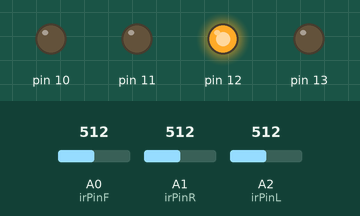
The sketch below on a simulated Arduino Uno, built with avr-gcc and run on an emulated ATmega328P. Parts: output pins drawn as LEDs (lit = HIGH). Inputs (shaded band) come from the test bench; at power-on: A0 (irPinF) = 512, A2 (irPinL) = 512, A1 (irPinR) = 512.

Above: at 1.2 s.
1.3 s: A0 (irPinF) set to 442
3.2 s: A0 (irPinF) set to 415
6.2 s: A2 (irPinL) set to 902
At 7.3 s:
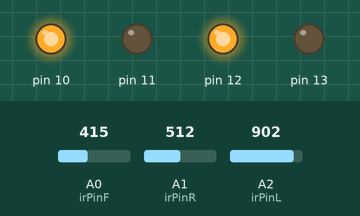
7.7 s: A2 (irPinL) set to 931
At 8.2 s:
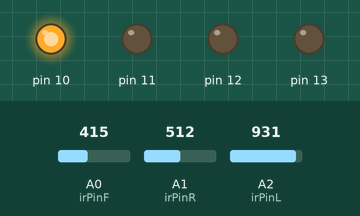
9.2 s: A2 (irPinL) set to 900
At 10.4 s:
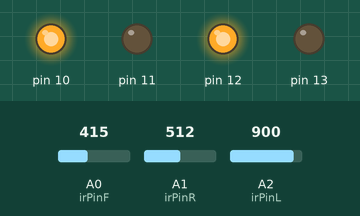
10.7 s: A2 (irPinL) set to 1023
At 11.7 s:
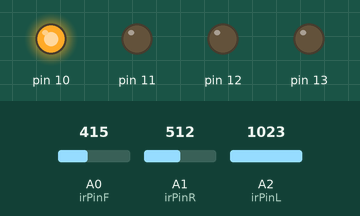
Timing chart, 0 to 13.2 s (numbered marks = the images above; inputs shaded):
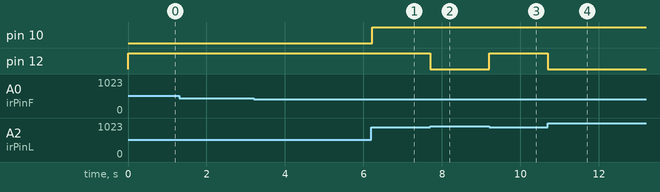

The sketch:

mazesolver.ino
```cpp
#define fthold 12
#define rthold 20
#define lthold 20
const int t = 1050;
int tfr = 2750;
int timefr;
int tibef = 440;
int tlaf = 1150;
bool found = false;
int nf = 0;
int nlr = 0;
int dir[100];
int i = 1;
int j = 0;
const int irPinF = A0; // IR distance sensor pin for front
const int irPinR = A1; // IR distance sensor pin for right
const int irPinL = A2; // IR distance sensor pin for left

// Function to measure distance using IR distance sensor
float measureDistance(int irPin) {
  int sensorValue = analogRead(irPin);

  // Convert analog reading to distance using sensor-specific formula
  float distance = convertToDistance(sensorValue);

  return distance;
}

// Function to convert analog reading to distance based on sensor characteristics
float convertToDistance(int sensorValue) {
  // Sensor calibration values
  const float voltsPerUnit = 5.0 / 1024;  // Convert analog reading to voltage
  const float sensorVoltage = sensorValue * voltsPerUnit;

  // Sensor-specific formula for distance calculation
  // This formula is an example, adjust it based on your sensor's characteristics
  float distance = 27.86 * pow(sensorVoltage, -1.15);

  return distance;
}

// Moves the robot in the forward direction
void goFront() {
  // Moves forward adjusting its path
  float idist1 = measureDistance(irPinL);
  float lconst = idist1;

  while (idist1 <= 5) {
    // Should turn a little to its right
    digitalWrite(10, HIGH);
    digitalWrite(11, LOW);
    digitalWrite(12, LOW);
    digitalWrite(13, LOW);
    delay(t / 65);

    idist1 = measureDistance(irPinL);

    if (abs(lconst - idist1) >= 0.8 || (idist1 >= 13.6)) {
      break;
    }
  }

  float rdist1 = measureDistance(irPinR);
  float rconst = rdist1;

  while (rdist1 <= 5.4) {
    // Should turn a little to its left
    digitalWrite(10, LOW);
    digitalWrite(11, LOW);
    digitalWrite(12, HIGH);
    digitalWrite(13, LOW);

    delay(t / 65);

    rdist1 = measureDistance(irPinR);
    if (abs(rconst - rdist1) >= 0.9) {
      break;
    }
  }

  if (measureDistance(irPinL) >= 7.2) {
    digitalWrite(10, LOW);
    digitalWrite(11, LOW);
    digitalWrite(12, HIGH);
    digitalWrite(13, LOW);
    delay(t / 30);
  }

  digitalWrite(10, HIGH);
  digitalWrite(11, LOW);
  digitalWrite(12, HIGH);
  digitalWrite(13, LOW);
}

// Returns the distance of the wall in front of the robot
float frontDist() {
  return measureDistance(irPinF);
}

// Returns the distance of the wall on the right side of the robot
float rightDist() {
  return measureDistance(irPinR);
}

// Returns the distance of the wall on the left side of the robot
float leftDist() {
  return measureDistance(irPinL);
}

void setup() {
  Serial.begin(9600);

  pinMode(10, OUTPUT);
  pinMode(11, OUTPUT);
  pinMode(12, OUTPUT);
  pinMode(13, OUTPUT);
}

void loop() {
  // Move forward if no obstacle detected
  if (frontDist() >= fthold) {
    goFront();
  }

  // If there is an obstacle in front
  else {
    // Check right and left distances
    float distarr[5] = {rightDist(), leftDist(), rightDist(), leftDist(), frontDist()};
    float midd = middleVal(distarr);

    // Turn left if left distance is clear
    if (midd == distarr[1] && midd >= lthold) {
      turnLeft();
      delay(500);  // Adjust this delay based on your robot's turning speed
    }

    // Turn right if right distance is clear
    else if (midd == distarr[0] && midd >= rthold) {
      turnRight();
      delay(500);  // Adjust this delay based on your robot's turning speed
    }

    // If both left and right distances are blocked or below threshold,
    // turn around by 180 degrees and continue moving forward
    else {
      turnRight();
      delay(1000);  // Adjust this delay based on your robot's turning speed
    }
  }
}

// Finds the middle value in an array of floats
float middleVal(float arr[]) {
  float middle = arr[0];
  for (int i = 1; i < 5; i++) {
    if (arr[i] < middle)
      middle = arr[i];
  }
  return middle;
}

// Turns the robot to the left
void turnLeft() {
  digitalWrite(10, HIGH);
  digitalWrite(11, LOW);
  digitalWrite(12, HIGH);
  digitalWrite(13, LOW);
}

// Turns the robot to the right
void turnRight() {
  digitalWrite(10, LOW);
  digitalWrite(11, LOW);
  digitalWrite(12, HIGH);
  digitalWrite(13, LOW);
}
```

Measured:
- the behaviour switches between 912 and 913 on A2 (irPinL) (found by bisection; images 1 and 2)
- after the input at 1.3 s, every drawn part: stays the same
- after the input at 6.2 s, pin 10: LOW → HIGH at once
- after the input at 7.7 s, pin 12: HIGH → LOW at once
- after the input at 9.2 s, pin 12: LOW → HIGH at once
- after the input at 10.7 s, pin 12: HIGH → LOW at once
